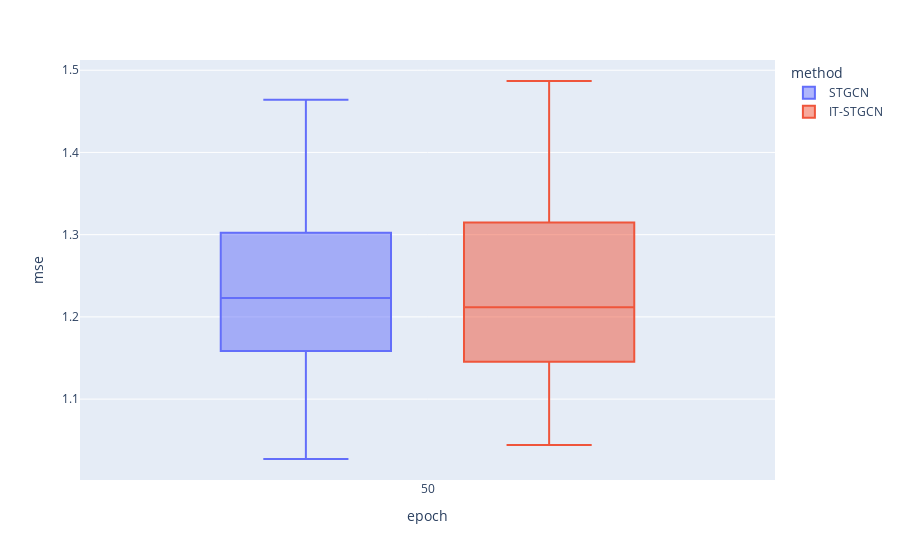

Notebook source saved alongside this figure:
### Markdown cell above
## Baseline

### Code cell
data.query("mrate ==0 ").plot.box(backend='plotly',x='epoch',color='method',y='mse',height=800)

### Figure 1 — Plotly figure (JSON) as saved in the notebook; plotly's stock layout.template omitted (floating-point values rounded to 4 significant figures)
{"data": [{"alignmentgroup": "True", "hovertemplate": "method=STGCN<br>epoch=%{x}<br>mse=%{y}<extra></extra>", "legendgroup": "STGCN", "marker": {"color": "#636efa"}, "name": "STGCN", "notched": false, "offsetgroup": "STGCN", "orientation": "v", "showlegend": true, "type": "box", "x": [50, 50, 50, 50, 50, 50, 50, 50, 50, 50, 50, 50, 50, 50, 50, 50, 50, 50, 50, 50, 50, 50, 50, 50, 50, 50, 50, 50, 50, 50, 50, 50, 50, 50, 50, 50, 50, 50, 50, 50, 50, 50, 50, 50, 50, 50, 50, 50, 50, 50, 50, 50, 50, 50, 50, 50, 50, 50, 50, 50], "x0": " ", "xaxis": "x", "y": [1.223, 1.069, 1.316, 1.297, 1.405, 1.283, 1.374, 1.258, 1.163, 1.096, 1.239, 1.306, 1.145, 1.151, 1.224, 1.063, 1.18, 1.225, 1.147, 1.267, 1.31, 1.243, 1.266, 1.199, 1.445, 1.183, 1.189, 1.208, 1.189, 1.154, 1.137, 1.143, 1.333, 1.372, 1.142, 1.027, 1.179, 1.236, 1.12, 1.3, 1.259, 1.404, 1.21, 1.089, 1.271, 1.184, 1.464, 1.389, 1.173, 1.341, 1.277, 1.329, 1.177, 1.131, 1.304, 1.178, 1.172, 1.257, 1.146, 1.397], "y0": " ", "yaxis": "y"}, {"alignmentgroup": "True", "hovertemplate": "method=IT-STGCN<br>epoch=%{x}<br>mse=%{y}<extra></extra>", "legendgroup": "IT-STGCN", "marker": {"color": "#EF553B"}, "name": "IT-STGCN", "notched": false, "offsetgroup": "IT-STGCN", "orientation": "v", "showlegend": true, "type": "box", "x": [50, 50, 50, 50, 50, 50, 50, 50, 50, 50, 50, 50, 50, 50, 50, 50, 50, 50, 50, 50, 50, 50, 50, 50, 50, 50, 50, 50, 50, 50, 50, 50, 50, 50, 50, 50, 50, 50, 50, 50, 50, 50, 50, 50, 50, 50, 50, 50, 50, 50, 50, 50, 50, 50, 50, 50, 50, 50, 50, 50], "x0": " ", "xaxis": "x", "y": [1.446, 1.383, 1.098, 1.044, 1.107, 1.249, 1.229, 1.268, 1.176, 1.35, 1.094, 1.22, 1.184, 1.22, 1.111, 1.113, 1.141, 1.142, 1.146, 1.216, 1.243, 1.184, 1.246, 1.185, 1.138, 1.361, 1.189, 1.149, 1.391, 1.269, 1.144, 1.404, 1.298, 1.048, 1.135, 1.356, 1.086, 1.331, 1.383, 1.149, 1.251, 1.487, 1.444, 1.397, 1.132, 1.269, 1.156, 1.165, 1.455, 1.438, 1.074, 1.291, 1.208, 1.392, 1.161, 1.195, 1.243, 1.156, 1.299, 1.164], "y0": " ", "yaxis": "y"}], "layout": {"autosize": true, "boxmode": "group", "legend": {"title": {"text": "method"}, "tracegroupgap": 0}, "margin": {"t": 60}, "xaxis": {"anchor": "y", "autorange": true, "domain": [0, 1], "range": [49.5, 50.5], "title": {"text": "epoch"}, "type": "linear"}, "yaxis": {"anchor": "x", "autorange": true, "domain": [0, 1], "range": [1.002, 1.512], "title": {"text": "mse"}, "type": "linear"}}}
